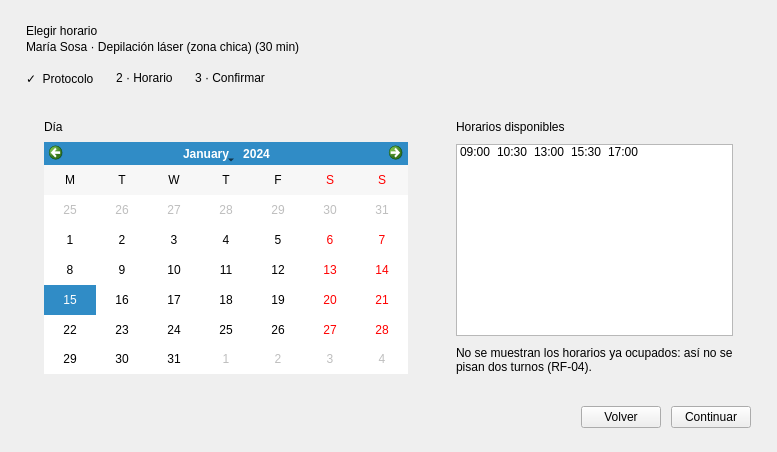
      <widget class="QWidget" name="pagHorario">
       <layout class="QVBoxLayout" name="layoutHorario">
        <property name="spacing">
         <number>14</number>
        </property>
        <property name="leftMargin">
         <number>26</number>
        </property>
        <property name="topMargin">
         <number>24</number>
        </property>
        <property name="rightMargin">
         <number>26</number>
        </property>
        <property name="bottomMargin">
         <number>24</number>
        </property>
        <item>
         <layout class="QVBoxLayout" name="layoutCabeceraHorario">
          <property name="spacing">
           <number>2</number>
          </property>
          <item>
           <widget class="QLabel" name="lblTituloHorario">
            <property name="text">
             <string>Elegir horario</string>
            </property>
            <property name="rol" stdset="0">
             <string notr="true">titulo</string>
            </property>
           </widget>
          </item>
          <item>
           <widget class="QLabel" name="lblPasoHorario">
            <property name="text">
             <string>María Sosa · Depilación láser (zona chica) (30 min)</string>
            </property>
            <property name="rol" stdset="0">
             <string notr="true">subtitulo</string>
            </property>
           </widget>
          </item>
         </layout>
        </item>
        <item>
         <layout class="QHBoxLayout" name="p2Pasos">
          <property name="spacing">
           <number>22</number>
          </property>
          <item>
           <widget class="QLabel" name="p2Paso1">
            <property name="text">
             <string>✓  Protocolo</string>
            </property>
            <property name="paso" stdset="0">
             <string notr="true">hecho</string>
            </property>
           </widget>
          </item>
          <item>
           <widget class="QLabel" name="p2Paso2">
            <property name="text">
             <string>2 · Horario</string>
            </property>
            <property name="paso" stdset="0">
             <string notr="true">activo</string>
            </property>
           </widget>
          </item>
          <item>
           <widget class="QLabel" name="p2Paso3">
            <property name="text">
             <string>3 · Confirmar</string>
            </property>
            <property name="paso" stdset="0">
             <string notr="true">pendiente</string>
            </property>
           </widget>
          </item>
          <item>
           <spacer name="p2PasosEspacio">
            <property name="orientation">
             <enum>Qt::Horizontal</enum>
            </property>
            <property name="sizeHint" stdset="0">
             <size>
              <width>40</width>
              <height>20</height>
             </size>
            </property>
           </spacer>
          </item>
         </layout>
        </item>
        <item>
         <layout class="QHBoxLayout" name="layoutHorarioCuerpo" stretch="0,1">
          <property name="spacing">
           <number>12</number>
          </property>
          <item>
           <widget class="QFrame" name="tarjetaCalendario">
            <property name="tarjeta" stdset="0">
             <bool>true</bool>
            </property>
            <layout class="QVBoxLayout" name="layoutCalendario">
             <property name="spacing">
              <number>8</number>
             </property>
             <property name="leftMargin">
              <number>18</number>
             </property>
             <property name="topMargin">
              <number>18</number>
             </property>
             <property name="rightMargin">
              <number>18</number>
             </property>
             <property name="bottomMargin">
              <number>18</number>
             </property>
             <item>
              <widget class="QLabel" name="lblDia">
               <property name="text">
                <string>Día</string>
               </property>
               <property name="rol" stdset="0">
                <string notr="true">seccion</string>
               </property>
              </widget>
             </item>
             <item>
              <widget class="QCalendarWidget" name="calendario">
               <property name="minimumSize">
                <size>
                 <width>364</width>
                 <height>0</height>
                </size>
               </property>
               <property name="gridVisible">
                <bool>false</bool>
               </property>
               <property name="verticalHeaderFormat">
                <enum>QCalendarWidget::NoVerticalHeader</enum>
               </property>
               <property name="horizontalHeaderFormat">
                <enum>QCalendarWidget::SingleLetterDayNames</enum>
               </property>
              </widget>
             </item>
            </layout>
           </widget>
          </item>
          <item>
           <widget class="QFrame" name="tarjetaHorarios">
            <property name="tarjeta" stdset="0">
             <bool>true</bool>
            </property>
            <layout class="QVBoxLayout" name="layoutHorarios">
             <property name="spacing">
              <number>10</number>
             </property>
             <property name="leftMargin">
              <number>18</number>
             </property>
             <property name="topMargin">
              <number>18</number>
             </property>
             <property name="rightMargin">
              <number>18</number>
             </property>
             <property name="bottomMargin">
              <number>18</number>
             </property>
             <item>
              <widget class="QLabel" name="lblHorarios">
               <property name="text">
                <string>Horarios disponibles</string>
               </property>
               <property name="wordWrap">
                <bool>true</bool>
               </property>
               <property name="rol" stdset="0">
                <string notr="true">seccion</string>
               </property>
              </widget>
             </item>
             <item>
              <widget class="QListWidget" name="listaHorarios">
               <property name="movement">
                <enum>QListView::Static</enum>
               </property>
               <property name="flow">
                <enum>QListView::LeftToRight</enum>
               </property>
               <property name="isWrapping" stdset="0">
                <bool>true</bool>
               </property>
               <property name="resizeMode">
                <enum>QListView::Adjust</enum>
               </property>
               <item>
                <property name="text">
                 <string>09:00</string>
                </property>
               </item>
               <item>
                <property name="text">
                 <string>10:30</string>
                </property>
               </item>
               <item>
                <property name="text">
                 <string>13:00</string>
                </property>
               </item>
               <item>
                <property name="text">
                 <string>15:30</string>
                </property>
               </item>
               <item>
                <property name="text">
                 <string>17:00</string>
                </property>
               </item>
              </widget>
             </item>
             <item>
              <widget class="QLabel" name="lblNotaHorario">
               <property name="text">
                <string>No se muestran los horarios ya ocupados: así no se pisan dos turnos (RF-04).</string>
               </property>
               <property name="wordWrap">
                <bool>true</bool>
               </property>
               <property name="rol" stdset="0">
                <string notr="true">nota</string>
               </property>
              </widget>
             </item>
            </layout>
           </widget>
          </item>
         </layout>
        </item>
        <item>
         <layout class="QHBoxLayout" name="botonesHorario">
          <property name="spacing">
           <number>10</number>
          </property>
          <item>
           <spacer name="espacioHorario">
            <property name="orientation">
             <enum>Qt::Horizontal</enum>
            </property>
            <property name="sizeHint" stdset="0">
             <size>
              <width>40</width>
              <height>20</height>
             </size>
            </property>
           </spacer>
          </item>
          <item>
           <widget class="QPushButton" name="btnVolver2">
            <property name="text">
             <string>Volver</string>
            </property>
            <property name="cursor">
             <cursorShape>PointingHandCursor</cursorShape>
            </property>
           </widget>
          </item>
          <item>
           <widget class="QPushButton" name="btnContinuar2">
            <property name="text">
             <string>Continuar</string>
            </property>
            <property name="primario" stdset="0">
             <bool>true</bool>
            </property>
            <property name="cursor">
             <cursorShape>PointingHandCursor</cursorShape>
            </property>
           </widget>
          </item>
         </layout>
        </item>
       </layout>
      </widget>
